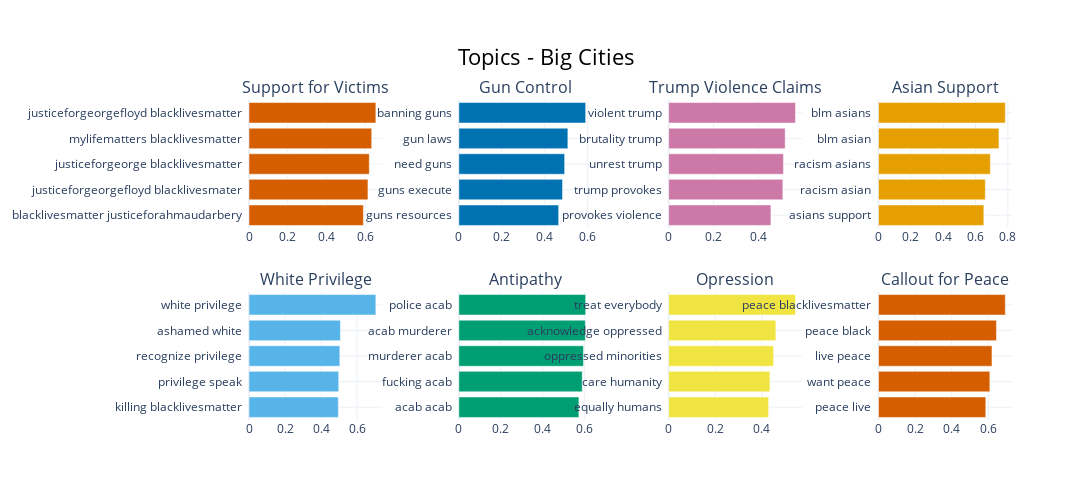

Notebook source saved alongside this figure:
### Code cell
topic_model.visualize_barchart(topics=[15, 1429, 1471, 94, 1149, 1279, 917, 1022], title="Topics - Big Cities", width=450, custom_labels=True) # # 0,1,20,22,76, 78, 101

### Figure 1 — Plotly figure (JSON) as saved in the notebook; plotly's stock layout.template omitted (floating-point values rounded to 4 significant figures)
{"data": [{"marker": {"color": "#D55E00"}, "orientation": "h", "type": "bar", "x": [0.5911, 0.6147, 0.6217, 0.6341, 0.6556], "xaxis": "x", "y": ["blacklivesmatter justiceforahmaudarbery  ", "justiceforgeorgefloyd blacklivesmater  ", "justiceforgeorge blacklivesmatter  ", "mylifematters blacklivesmatter  ", "justiceforgeorgefloyd blacklivesmatter  "], "yaxis": "y"}, {"marker": {"color": "#0072B2"}, "orientation": "h", "type": "bar", "x": [0.4647, 0.4827, 0.4926, 0.5076, 0.5904], "xaxis": "x2", "y": ["guns resources  ", "guns execute  ", "need guns  ", "gun laws  ", "banning guns  "], "yaxis": "y2"}, {"marker": {"color": "#CC79A7"}, "orientation": "h", "type": "bar", "x": [0.4561, 0.5094, 0.5119, 0.5196, 0.5657], "xaxis": "x3", "y": ["provokes violence  ", "trump provokes  ", "unrest trump  ", "brutality trump  ", "violent trump  "], "yaxis": "y3"}, {"marker": {"color": "#E69F00"}, "orientation": "h", "type": "bar", "x": [0.6514, 0.6605, 0.6917, 0.7449, 0.7843], "xaxis": "x4", "y": ["asians support  ", "racism asian  ", "racism asians  ", "blm asian  ", "blm asians  "], "yaxis": "y4"}, {"marker": {"color": "#56B4E9"}, "orientation": "h", "type": "bar", "x": [0.4957, 0.4978, 0.5038, 0.507, 0.7038], "xaxis": "x5", "y": ["killing blacklivesmatter  ", "privilege speak  ", "recognize privilege  ", "ashamed white  ", "white privilege  "], "yaxis": "y5"}, {"marker": {"color": "#009E73"}, "orientation": "h", "type": "bar", "x": [0.5722, 0.5882, 0.5942, 0.603, 0.6046], "xaxis": "x6", "y": ["acab acab  ", "fucking acab  ", "murderer acab  ", "acab murderer  ", "police acab  "], "yaxis": "y6"}, {"marker": {"color": "#F0E442"}, "orientation": "h", "type": "bar", "x": [0.4289, 0.4345, 0.4504, 0.46, 0.5442], "xaxis": "x7", "y": ["equally humans  ", "care humanity  ", "oppressed minorities  ", "acknowledge oppressed  ", "treat everybody  "], "yaxis": "y7"}, {"marker": {"color": "#D55E00"}, "orientation": "h", "type": "bar", "x": [0.5866, 0.6089, 0.6205, 0.645, 0.6935], "xaxis": "x8", "y": ["peace live  ", "want peace  ", "live peace  ", "peace black  ", "peace blacklivesmatter  "], "yaxis": "y8"}], "layout": {"annotations": [{"font": {"size": 16}, "showarrow": false, "text": "Support for Victims", "x": 0.0875, "xanchor": "center", "xref": "paper", "y": 1, "yanchor": "bottom", "yref": "paper"}, {"font": {"size": 16}, "showarrow": false, "text": "Gun Control", "x": 0.3625, "xanchor": "center", "xref": "paper", "y": 1, "yanchor": "bottom", "yref": "paper"}, {"font": {"size": 16}, "showarrow": false, "text": "Trump Violence Claims", "x": 0.6375, "xanchor": "center", "xref": "paper", "y": 1, "yanchor": "bottom", "yref": "paper"}, {"font": {"size": 16}, "showarrow": false, "text": "Asian Support", "x": 0.9125, "xanchor": "center", "xref": "paper", "y": 1, "yanchor": "bottom", "yref": "paper"}, {"font": {"size": 16}, "showarrow": false, "text": "White Privilege", "x": 0.0875, "xanchor": "center", "xref": "paper", "y": 0.4, "yanchor": "bottom", "yref": "paper"}, {"font": {"size": 16}, "showarrow": false, "text": "Antipathy", "x": 0.3625, "xanchor": "center", "xref": "paper", "y": 0.4, "yanchor": "bottom", "yref": "paper"}, {"font": {"size": 16}, "showarrow": false, "text": "Opression", "x": 0.6375, "xanchor": "center", "xref": "paper", "y": 0.4, "yanchor": "bottom", "yref": "paper"}, {"font": {"size": 16}, "showarrow": false, "text": "Callout for Peace", "x": 0.9125, "xanchor": "center", "xref": "paper", "y": 0.4, "yanchor": "bottom", "yref": "paper"}], "height": 500, "hoverlabel": {"bgcolor": "white", "font": {"family": "Rockwell", "size": 16}}, "showlegend": false, "title": {"font": {"color": "Black", "size": 22}, "text": "Topics - Big Cities", "x": 0.5, "xanchor": "center", "yanchor": "top"}, "width": 1800, "xaxis": {"anchor": "y", "domain": [0, 0.175], "showgrid": true}, "xaxis2": {"anchor": "y2", "domain": [0.275, 0.45], "showgrid": true}, "xaxis3": {"anchor": "y3", "domain": [0.55, 0.725], "showgrid": true}, "xaxis4": {"anchor": "y4", "domain": [0.825, 1], "showgrid": true}, "xaxis5": {"anchor": "y5", "domain": [0, 0.175], "showgrid": true}, "xaxis6": {"anchor": "y6", "domain": [0.275, 0.45], "showgrid": true}, "xaxis7": {"anchor": "y7", "domain": [0.55, 0.725], "showgrid": true}, "xaxis8": {"anchor": "y8", "domain": [0.825, 1], "showgrid": true}, "yaxis": {"anchor": "x", "domain": [0.6, 1], "showgrid": true}, "yaxis2": {"anchor": "x2", "domain": [0.6, 1], "showgrid": true}, "yaxis3": {"anchor": "x3", "domain": [0.6, 1], "showgrid": true}, "yaxis4": {"anchor": "x4", "domain": [0.6, 1], "showgrid": true}, "yaxis5": {"anchor": "x5", "domain": [0, 0.4], "showgrid": true}, "yaxis6": {"anchor": "x6", "domain": [0, 0.4], "showgrid": true}, "yaxis7": {"anchor": "x7", "domain": [0, 0.4], "showgrid": true}, "yaxis8": {"anchor": "x8", "domain": [0, 0.4], "showgrid": true}}}
